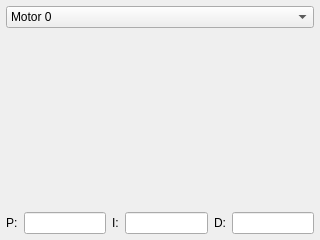
<?xml version="1.0" encoding="UTF-8"?>
<ui version="4.0">
 <class>PidTunerWidget</class>
 <widget class="QWidget" name="PidTunerWidget">
  <property name="geometry">
   <rect>
    <x>0</x>
    <y>0</y>
    <width>320</width>
    <height>240</height>
   </rect>
  </property>
  <property name="windowTitle">
   <string>PID Tuner</string>
  </property>
  <layout class="QVBoxLayout" name="verticalLayout" stretch="0,1,0">
   <property name="margin">
    <number>6</number>
   </property>
   <item>
    <widget class="QComboBox" name="motor">
     <item>
      <property name="text">
       <string>Motor 0</string>
      </property>
     </item>
     <item>
      <property name="text">
       <string>Motor 1</string>
      </property>
     </item>
     <item>
      <property name="text">
       <string>Motor 2</string>
      </property>
     </item>
     <item>
      <property name="text">
       <string>Motor 3</string>
      </property>
     </item>
    </widget>
   </item>
   <item>
    <widget class="PlotWidget" name="plot" native="true"/>
   </item>
   <item>
    <layout class="QHBoxLayout" name="horizontalLayout">
     <item>
      <widget class="QLabel" name="label">
       <property name="text">
        <string>P:</string>
       </property>
      </widget>
     </item>
     <item>
      <widget class="LineEdit" name="p"/>
     </item>
     <item>
      <widget class="QLabel" name="label_2">
       <property name="text">
        <string>I:</string>
       </property>
      </widget>
     </item>
     <item>
      <widget class="LineEdit" name="i"/>
     </item>
     <item>
      <widget class="QLabel" name="label_3">
       <property name="text">
        <string>D:</string>
       </property>
      </widget>
     </item>
     <item>
      <widget class="LineEdit" name="d"/>
     </item>
    </layout>
   </item>
  </layout>
 </widget>
 <customwidgets>
  <customwidget>
   <class>PlotWidget</class>
   <extends>QWidget</extends>
   <header>PlotWidget.h</header>
   <container>1</container>
  </customwidget>
  <customwidget>
   <class>LineEdit</class>
   <extends>QLineEdit</extends>
   <header>LineEdit.h</header>
  </customwidget>
 </customwidgets>
 <resources/>
 <connections/>
</ui>
